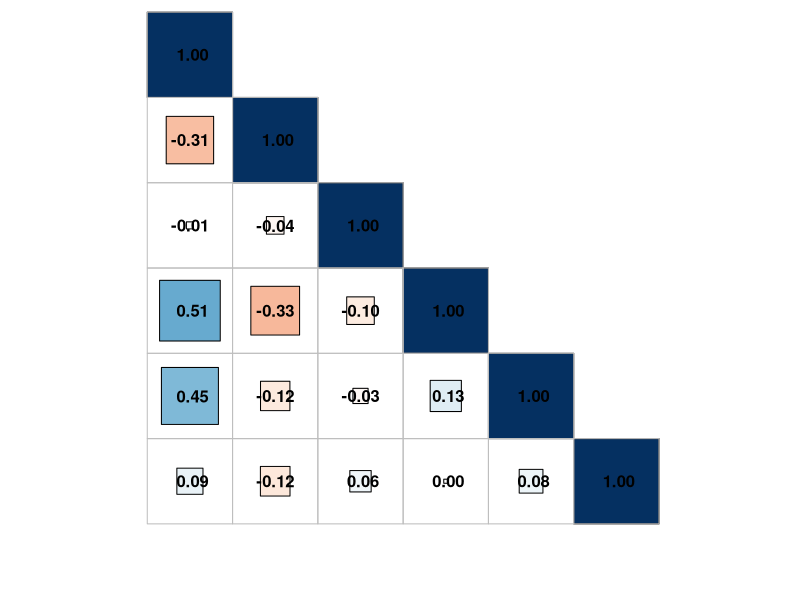

Write the R code that produced this figure. (Note: this script raises an error after producing the figure.)

# Correlation matrix ------------------------------------------------------

library(corrplot)
library(tidyverse)
library(readxl)

dat <- read_excel('Copy of Sensory Data for Bayesian Analysis.xlsx')


M1 <- cor.mtest(dat[,4:9])

M <- cor(dat[,4:9])

M2 <- cor.mtest(dat[,4:9],conf.level=.95)
corrplot(cor(dat[,4:9]),
         method='square',
         type = 'lower',
         p.mat = res1$p,
         insig = 'label_sig',
         sig.level = c(.001,.01,.05),
         pch.cex = 0.8,
         pch.col = 'yellow',
         tl.cex = 1,
         addCoef.col = 'black',
         tl.pos = 'n',
         outline = TRUE)


corrplot.mixed(corr = M,lower = 'number',
               upper = 'ellipse',
               tl.pos = 'lt',
               diag = 'u',
               lower.col = 'black')


# Mark the significant values with star based on the significant l --------



corrplot.mixed(corr = M,lower = 'number',
               upper = 'ellipse',
               tl.pos = 'lt',
               diag = 'u',
               lower.col = 'black', sig.level = c(0.001, 0.01, 0.05),p.mat=M1$p)